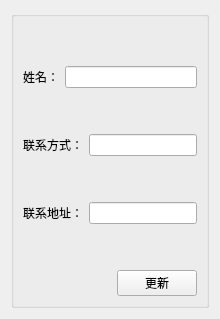
     <widget class="QWidget" name="tab_5">
      <attribute name="title">
       <string>个人中心</string>
      </attribute>
      <layout class="QGridLayout" name="gridLayout_17">
       <item row="0" column="0">
        <widget class="QGroupBox" name="groupBox_9">
         <property name="title">
          <string/>
         </property>
         <layout class="QGridLayout" name="gridLayout_15">
          <item row="1" column="0">
           <layout class="QVBoxLayout" name="verticalLayout_5">
            <item>
             <spacer name="verticalSpacer_47">
              <property name="orientation">
               <enum>Qt::Vertical</enum>
              </property>
              <property name="sizeHint" stdset="0">
               <size>
                <width>20</width>
                <height>40</height>
               </size>
              </property>
             </spacer>
            </item>
            <item>
             <layout class="QHBoxLayout" name="horizontalLayout_31">
              <item>
               <widget class="QLabel" name="label_12">
                <property name="text">
                 <string>姓名：</string>
                </property>
               </widget>
              </item>
              <item>
               <widget class="QLineEdit" name="lineEdit_17"/>
              </item>
             </layout>
            </item>
            <item>
             <spacer name="verticalSpacer_48">
              <property name="orientation">
               <enum>Qt::Vertical</enum>
              </property>
              <property name="sizeHint" stdset="0">
               <size>
                <width>20</width>
                <height>40</height>
               </size>
              </property>
             </spacer>
            </item>
            <item>
             <layout class="QHBoxLayout" name="horizontalLayout_32">
              <item>
               <widget class="QLabel" name="label_35">
                <property name="text">
                 <string>联系方式：</string>
                </property>
               </widget>
              </item>
              <item>
               <widget class="QLineEdit" name="lineEdit_18"/>
              </item>
             </layout>
            </item>
            <item>
             <spacer name="verticalSpacer_49">
              <property name="orientation">
               <enum>Qt::Vertical</enum>
              </property>
              <property name="sizeHint" stdset="0">
               <size>
                <width>20</width>
                <height>40</height>
               </size>
              </property>
             </spacer>
            </item>
            <item>
             <layout class="QHBoxLayout" name="horizontalLayout_33">
              <item>
               <widget class="QLabel" name="label_36">
                <property name="text">
                 <string>联系地址：</string>
                </property>
               </widget>
              </item>
              <item>
               <widget class="QLineEdit" name="lineEdit_19"/>
              </item>
             </layout>
            </item>
            <item>
             <spacer name="verticalSpacer_50">
              <property name="orientation">
               <enum>Qt::Vertical</enum>
              </property>
              <property name="sizeHint" stdset="0">
               <size>
                <width>20</width>
                <height>40</height>
               </size>
              </property>
             </spacer>
            </item>
            <item>
             <layout class="QHBoxLayout" name="horizontalLayout_34">
              <item>
               <spacer name="horizontalSpacer_12">
                <property name="orientation">
                 <enum>Qt::Horizontal</enum>
                </property>
                <property name="sizeHint" stdset="0">
                 <size>
                  <width>40</width>
                  <height>20</height>
                 </size>
                </property>
               </spacer>
              </item>
              <item>
               <widget class="QPushButton" name="modifyBtn">
                <property name="text">
                 <string>更新</string>
                </property>
               </widget>
              </item>
             </layout>
            </item>
           </layout>
          </item>
          <item row="0" column="0">
           <layout class="QVBoxLayout" name="verticalLayout_13"/>
          </item>
          <item row="2" column="0">
           <layout class="QVBoxLayout" name="verticalLayout_14"/>
          </item>
         </layout>
        </widget>
       </item>
      </layout>
     </widget>
